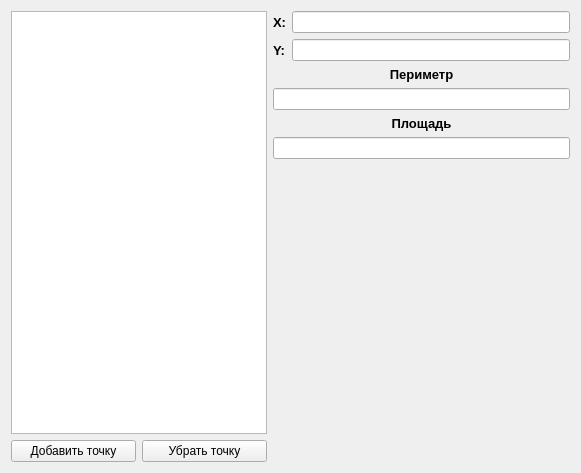
<?xml version="1.0" encoding="UTF-8"?>
<ui version="4.0">
 <class>Widget</class>
 <widget class="QWidget" name="Widget">
  <property name="geometry">
   <rect>
    <x>0</x>
    <y>0</y>
    <width>581</width>
    <height>473</height>
   </rect>
  </property>
  <property name="windowTitle">
   <string>Polygon Calculator</string>
  </property>
  <layout class="QGridLayout" name="gridLayout">
   <item row="3" column="2" colspan="2">
    <widget class="QLineEdit" name="perimeterEdit">
     <property name="alignment">
      <set>Qt::AlignCenter</set>
     </property>
     <property name="readOnly">
      <bool>true</bool>
     </property>
    </widget>
   </item>
   <item row="4" column="2" colspan="2">
    <widget class="QLabel" name="squareLabel">
     <property name="font">
      <font>
       <pointsize>10</pointsize>
       <weight>75</weight>
       <bold>true</bold>
      </font>
     </property>
     <property name="text">
      <string>Площадь</string>
     </property>
     <property name="alignment">
      <set>Qt::AlignCenter</set>
     </property>
    </widget>
   </item>
   <item row="5" column="2" colspan="2">
    <widget class="QLineEdit" name="squareEdit">
     <property name="minimumSize">
      <size>
       <width>286</width>
       <height>21</height>
      </size>
     </property>
     <property name="alignment">
      <set>Qt::AlignCenter</set>
     </property>
     <property name="readOnly">
      <bool>true</bool>
     </property>
    </widget>
   </item>
   <item row="2" column="2" colspan="2">
    <widget class="QLabel" name="perimeterLabel">
     <property name="font">
      <font>
       <pointsize>10</pointsize>
       <weight>75</weight>
       <bold>true</bold>
      </font>
     </property>
     <property name="text">
      <string>Периметр</string>
     </property>
     <property name="alignment">
      <set>Qt::AlignCenter</set>
     </property>
    </widget>
   </item>
   <item row="6" column="3">
    <spacer name="verticalSpacer">
     <property name="orientation">
      <enum>Qt::Vertical</enum>
     </property>
     <property name="sizeHint" stdset="0">
      <size>
       <width>20</width>
       <height>20</height>
      </size>
     </property>
    </spacer>
   </item>
   <item row="7" column="0">
    <widget class="QPushButton" name="addPointButton">
     <property name="text">
      <string>Добавить точку</string>
     </property>
    </widget>
   </item>
   <item row="1" column="3">
    <widget class="QLineEdit" name="yEdit"/>
   </item>
   <item row="0" column="2">
    <widget class="QLabel" name="xLabel">
     <property name="font">
      <font>
       <pointsize>10</pointsize>
       <weight>75</weight>
       <bold>true</bold>
      </font>
     </property>
     <property name="text">
      <string>X:</string>
     </property>
    </widget>
   </item>
   <item row="0" column="3">
    <widget class="QLineEdit" name="xEdit"/>
   </item>
   <item row="1" column="2">
    <widget class="QLabel" name="yLabel">
     <property name="font">
      <font>
       <pointsize>10</pointsize>
       <weight>75</weight>
       <bold>true</bold>
      </font>
     </property>
     <property name="text">
      <string>Y:</string>
     </property>
    </widget>
   </item>
   <item row="7" column="1">
    <widget class="QPushButton" name="removePointButton">
     <property name="text">
      <string>Убрать точку</string>
     </property>
    </widget>
   </item>
   <item row="0" column="0" rowspan="7" colspan="2">
    <widget class="QListWidget" name="pointList"/>
   </item>
  </layout>
 </widget>
 <resources/>
 <connections/>
</ui>
